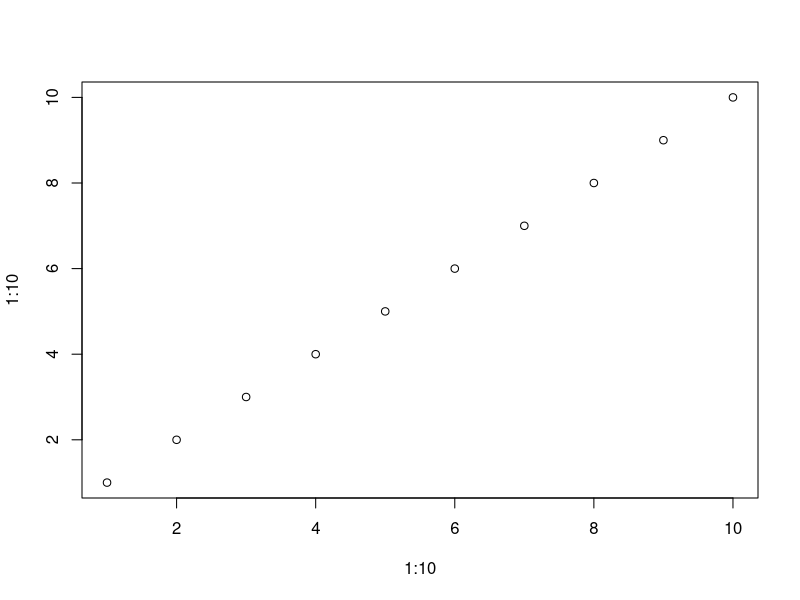
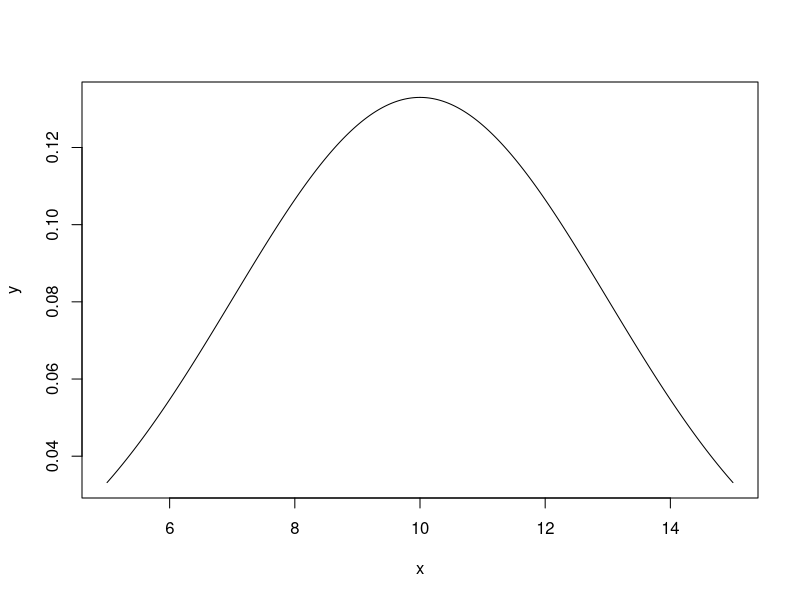

Write the R code that produced these figures, in order.
## ---- chunk 1
knitr::opts_chunk$set(echo = TRUE)
## ---- chunk 2
12 + 23 # soma de dois números
## ---- chunk 3
exemplo <- "Meus dados"
rm(exemplo)
## ---- chunk 4
plot(1:10, 1:10) # janela plots
## ---- chunk 5
x <- seq(5, 15, length = 1000)
y <- dnorm(x, mean = 10, sd = 3)
plot(x, y, type = "l", lwd = 1)
## ---- chunk 6
a <- 1
soma <- 45 * 765
## ---- chunk 7
x <- function(a) {
  a + 5
}
x(a)
## ---- chunk 8
a # O numero entre parenteses indica posicao dos elementos do objeto
## ---- chunk 9
a
## ---- chunk 10
i <- 1234
ii <- c(1234, 73455)
letras <- c("este", 'e', 'um', 'vetor', 'de', 'caracteres') 
amigos <-c("nelson", "guilherme", "andre")
idade <- c(27, 38, 26)
## ---- chunk 11
matrix((((sqrt(1234*2)^2)/3*18/3-23)^2) * (((sqrt(1234*2)^2)/3*18/3-23)/12),4,5)
## ---- chunk 12
mat <- matrix((((sqrt(1234*2)^2)/3*18/3-23)^2) * (((sqrt(1234*2)^2)/3*18/3-23)/12),4,5)
## ---- chunk 13
b <- 15
## ---- chunk 14
soma.idade <- 27 + 38 + 26
soma.idade
## ---- chunk 15
media <- soma.idade / 3
media
## ---- chunk 16
mean(idade)
## ---- chunk 17
?mean() # veja a pagina de ajuda da função "media"
